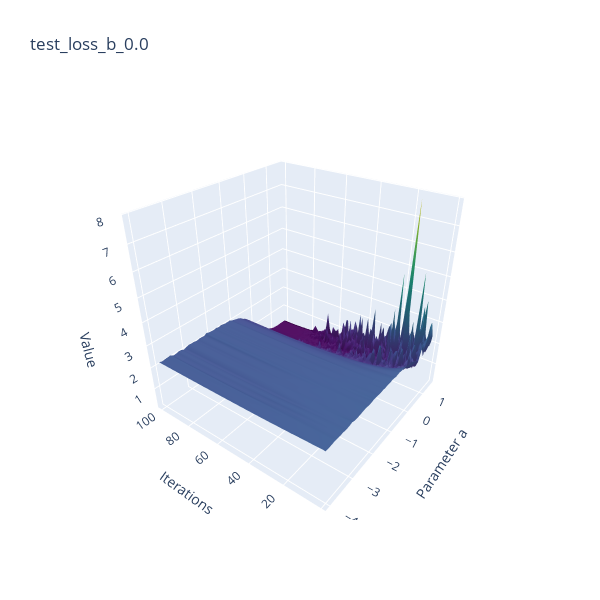

Here is the notebook cell this chart was saved with:
### Code cell
import numpy as np
import matplotlib.pyplot as plt


x = np.arange(-4.0, 4.1, 0.1)   # -4.0 ~ 4.0
y = np.arange(1, 101)  # 1 ~ 100
X, Y = np.meshgrid(x, y, indexing='ij')

fig = plt.figure(figsize=(8, 6))
ax = fig.add_subplot(111, projection='3d')


z_name = 'test_loss' # 'train_loss', 'train_acc', 'test_loss', 'test_acc', 'best_acc'
p_name = 'b_0.0' # 'a_0.0', 'b_0.0' etc.
value = np.load(f'./npy/{z_name}/{z_name}_{p_name}.npy')

surf = ax.plot_surface(X, Y, value,
                       cmap='viridis',    # color: 'plasma', 'inferno' etc.
                       edgecolor='none')

ax.set_xlabel('Parameter a')
ax.set_ylabel('Iterations')
ax.set_zlabel('Value')
ax.set_title(f'Parameter {p_name}')

fig.colorbar(surf, shrink=0.5, aspect=10, label='Value')

plt.tight_layout()
plt.show()

import plotly.graph_objects as go

fig = go.Figure(data=[go.Surface(x=X, y=Y, z=value, colorscale="Viridis", showscale=False)])
fig.update_traces(hovertemplate="a: %{x:.1f}<br>b: %{y:.1f}<br>acc: %{z}<extra></extra>")
fig.update_layout(
    title=f"{z_name}_{p_name}",
    scene=dict(
        xaxis_title="Parameter a",
        yaxis_title="Iterations",
        zaxis_title="Value",
        camera=dict(eye=dict(x=-1.6, y=-1.2, z=1.2))
    ),
    width=600,
    height=600
 )
fig.show()

fig.write_html(f"./html/{z_name}_{p_name}.html")

### Figure 1 — Plotly figure (JSON) as saved in the notebook; plotly's stock layout.template omitted (floating-point values rounded to 4 significant figures; data arrays with more than 128 entries replaced by an {"elided": "..."} marker saying what was removed)
{"data": [{"colorscale": [[0, "#440154"], [0.1111, "#482878"], [0.2222, "#3e4989"], [0.3333, "#31688e"], [0.4444, "#26828e"], [0.5556, "#1f9e89"], [0.6667, "#35b779"], [0.7778, "#6ece58"], [0.8889, "#b5de2b"], [1, "#fde725"]], "hovertemplate": "a: %{x:.1f}<br>b: %{y:.1f}<br>acc: %{z}<extra></extra>", "showscale": false, "type": "surface", "x": {"elided": "81x100 float values"}, "y": {"elided": "81x100 int values"}, "z": {"elided": "81x100 float values"}}], "layout": {"height": 600, "scene": {"camera": {"eye": {"x": -1.6, "y": -1.2, "z": 1.2}}, "xaxis": {"title": {"text": "Parameter a"}}, "yaxis": {"title": {"text": "Iterations"}}, "zaxis": {"title": {"text": "Value"}}}, "title": {"text": "test_loss_b_0.0"}, "width": 600}}
